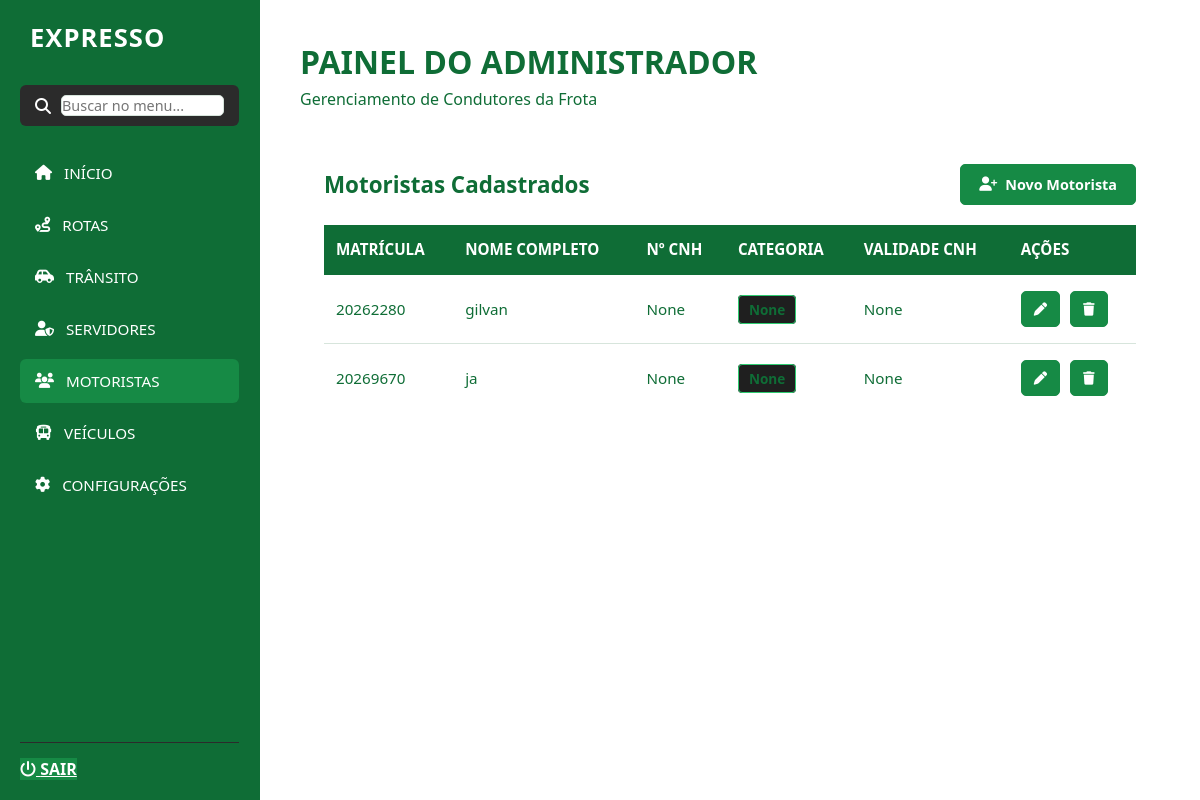
The app's page /cad_motor with its own data.
### modelosDB/modelos.py (models this page shows, shortened)
class Motorista(db.Model):
    __tablename__ = 'motoristas'
    id = db.Column(db.Integer, primary_key=True)
    matricula = db.Column(db.String(50), unique=True, nullable=False)
    senha = db.Column(db.String(15), nullable=True)  # Opcional no cadastro inicial
    nome = db.Column(db.String(100), nullable=False)
    cnh = db.Column(db.String(20), unique=True, nullable=True)  # Opcional no cadastro rápido
    categoria = db.Column(db.String(5), nullable=True)  # Opcional no cadastro rápido
    validade_cnh = db.Column(db.String(50), nullable=True)
    cpf = db.Column(db.String(20), unique=True, nullable=True)
    status = db.Column(db.String(50), default='Indisponível')

### servidor.py (the view, shortened to what this page needs)
@app.route('/cad_motor', methods=['GET', 'POST'])
def listar_motoristas():
    motoristas = Motorista.query.all()
    return render_template('admin/cadastrar_motorista.html', motoristas=motoristas)

### templates/admin/cadastrar_motorista.html (shortened to what this page needs)
<!DOCTYPE html>
<html lang="pt-br">
<head>
    <link rel="stylesheet" href="{{ url_for('static', filename='css/admin/cadastrar_motorista.css') }}">
    <link rel="stylesheet" href="https://cdnjs.cloudflare.com/ajax/libs/font-awesome/6.4.0/css/all.min.css">
    <link rel="stylesheet" href="{{ url_for('static', filename='css/shared/base.css') }}">
</head>
<body>
    <div class="sidebar">
        <div class="sidebar-brand">
            <h1>EXPRESSO</h1>
        </div>
        <div class="search-box">
            <i class="fa-solid fa-magnifying-glass"></i>
            <input type="text" placeholder="Buscar no menu...">
        </div>
        <ul class="sidebar-menu">
            <li><a href="/pag_admin"><i class="fa-solid fa-house"></i> INÍCIO</a></li>
            <li><a href="#"><i class="fa-solid fa-route"></i> ROTAS</a></li>
            <li><a href="#"><i class="fa-solid fa-car-side"></i> TRÂNSITO</a></li>
            <li><a href="/lista_servidores"><i class="fa-solid fa-user-shield"></i> SERVIDORES</a></li>
            <li><a href="/lista_motoristas" class="active"><i class="fa-solid fa-users"></i> MOTORISTAS</a></li>
            <li><a href="cad_veiculos"><i class="fa-solid fa-bus"></i> VEÍCULOS</a></li>
            <li><a href="#"><i class="fa-solid fa-gear"></i> CONFIGURAÇÕES</a></li>
        </ul>
        <div class="sidebar-footer">
            <a href="/login_adm" class="logout-btn"><i class="fa-solid fa-power-off"></i> SAIR</a>
        </div>
    </div>
    <div class="main-content">
        <div class="titulo">
            <h1>PAINEL DO ADMINISTRADOR</h1>
            <p>Gerenciamento de Condutores da Frota</p>
        </div>
        <div class="secao-motoristas">
            <div class="topo-secao">
                <h2>Motoristas Cadastrados</h2>
                <button class="btn-novo-motorista"><i class="fa-solid fa-user-plus"></i> Novo Motorista</button>
            </div>
            <table class="tabela-motoristas">
                <thead>
                    <tr>
                        <th>Matrícula</th>
                        <th>Nome Completo</th>
                        <th>Nº CNH</th>
                        <th>Categoria</th>
                        <th>Validade CNH</th>
                        <th>Ações</th>
                    </tr>
                </thead>
                <tbody>
                    {% if motoristas %}
                        {% for motorista in motoristas %}
                        <tr>
                            <td>{{ motorista.matricula }}</td>
                            <td>{{ motorista.nome }}</td>
                            <td>{{ motorista.cnh }}</td>
                            <td><span class="badge-categoria">{{ motorista.categoria }}</span></td>
                            <td>{{ motorista.validade_cnh }}</td>
                            <td>
                                <button class="btn-editar" title="Editar"><i class="fa-solid fa-pen"></i></button>
                                <button class="btn-excluir" title="Excluir"><i class="fa-solid fa-trash"></i></button>
                            </td>
                        </tr>
                        {% endfor %}
                    {% endif %}
                </tbody>
            </table>
        </div>
    </div>
</body>
</html>

### static/css/admin/cadastrar_motorista.css (style rules this page uses)
* { margin: 0; padding: 0; box-sizing: border-box; font-family: 'Segoe UI', Tahoma, Geneva, Verdana, sans-serif; }
body { background-color: #1f1f1f; color: #ffffff; display: flex; min-height: 100vh; }
.sidebar { width: 260px; background-color: #181818; padding: 20px; display: flex; flex-direction: column; position: fixed; height: 100vh; border-right: 1px solid #2b2b2b; }
.sidebar-brand h1 { color: #ffffff; font-size: 1.6rem; font-weight: 800; letter-spacing: 1px; margin-bottom: 30px; padding-left: 10px; }
.search-box { background-color: #2b2b2b; padding: 10px 15px; border-radius: 6px; display: flex; align-items: center; gap: 10px; margin-bottom: 25px; }
.search-box i { color: #888; }
.search-box input { background: none; border: none; outline: none; color: #fff; width: 100%; font-size: 0.9rem; }
.sidebar-menu { list-style: none; display: flex; flex-direction: column; gap: 8px; }
.sidebar-menu a { color: #b3b3b3; text-decoration: none; padding: 12px 15px; border-radius: 6px; display: flex; align-items: center; gap: 12px; font-weight: 500; font-size: 0.95rem; transition: all 0.2s ease; }
.sidebar-menu a.active { background-color: #2ecc71; color: #ffffff; }
.sidebar-footer { margin-top: auto; border-top: 1px solid #2b2b2b; padding-top: 15px; }
.logout-btn { color: #e74c3c !important; font-weight: bold; }
.main-content { margin-left: 260px; padding: 40px; width: calc(100% - 260px); }
.titulo h1 { font-size: 2rem; font-weight: 700; color: #ffffff; margin-bottom: 5px; }
.titulo p { color: #888; font-size: 1rem; }
.secao-motoristas { background-color: #2b2b2b; padding: 24px; border-radius: 8px; margin-top: 30px; box-shadow: 0 4px 6px rgba(0, 0, 0, 0.2); }
.topo-secao { display: flex; justify-content: space-between; align-items: center; margin-bottom: 20px; }
.topo-secao h2 { color: #ffffff; font-size: 1.4rem; font-weight: 600; }
.tabela-motoristas { width: 100%; border-collapse: collapse; text-align: left; }
.tabela-motoristas th { color: #2ecc71; padding: 14px 12px; border-bottom: 2px solid #3d3d3d; font-weight: 600; font-size: 0.95rem; text-transform: uppercase; }
.tabela-motoristas td { color: #ffffff; padding: 16px 12px; border-bottom: 1px solid #3d3d3d; vertical-align: middle; font-size: 0.95rem; }
.tabela-motoristas tr:last-child td { border-bottom: none; }
.badge-categoria { background-color: #1f1f1f; border: 1px solid #2ecc71; color: #2ecc71; padding: 4px 10px; border-radius: 4px; font-weight: bold; font-size: 0.85rem; }
.btn-novo-motorista { background-color: #2ecc71; color: #ffffff; border: none; padding: 10px 18px; border-radius: 5px; cursor: pointer; font-weight: bold; font-size: 0.9rem; display: flex; align-items: center; gap: 8px; transition: background-color 0.2s ease; }
.btn-editar { background-color: #3498db; color: #ffffff; border: none; padding: 8px 12px; border-radius: 4px; cursor: pointer; margin-right: 6px; }
.btn-excluir { background-color: #e74c3c; color: #ffffff; border: none; padding: 8px 12px; border-radius: 4px; cursor: pointer; }

### records on screen
Motorista: matricula "20262280", nome "gilvan", cnh "None", categoria "None", validade_cnh "None"
Motorista: matricula "20269670", nome "ja", cnh "None", categoria "None", validade_cnh "None"
